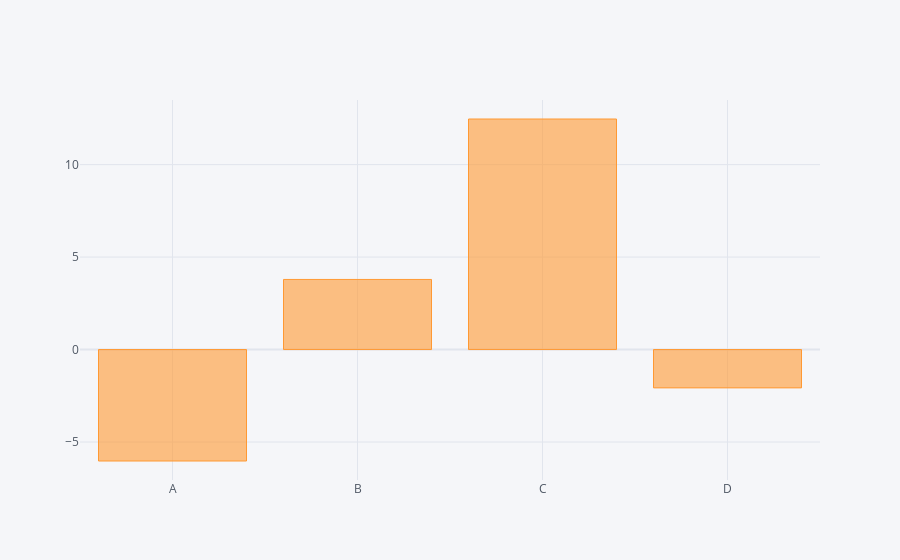

This figure's notebook cell:
### Code cell
# df.count().iplot(kind='bar')
#do  aggregate to make sense
df.sum().iplot(kind='bar')

### Figure 1 — Plotly figure (JSON) as saved in the notebook; plotly's stock layout.template omitted (floating-point values rounded to 4 significant figures)
{"data": [{"marker": {"color": "rgba(255, 153, 51, 0.6)", "line": {"color": "rgba(255, 153, 51, 1.0)", "width": 1}}, "name": "None", "orientation": "v", "text": "", "type": "bar", "x": ["A", "B", "C", "D"], "y": [-6.026, 3.79, 12.47, -2.072]}], "layout": {"legend": {"bgcolor": "#F5F6F9", "font": {"color": "#4D5663"}}, "paper_bgcolor": "#F5F6F9", "plot_bgcolor": "#F5F6F9", "title": {"font": {"color": "#4D5663"}}, "xaxis": {"gridcolor": "#E1E5ED", "showgrid": true, "tickfont": {"color": "#4D5663"}, "title": {"font": {"color": "#4D5663"}, "text": ""}, "zerolinecolor": "#E1E5ED"}, "yaxis": {"gridcolor": "#E1E5ED", "showgrid": true, "tickfont": {"color": "#4D5663"}, "title": {"font": {"color": "#4D5663"}, "text": ""}, "zerolinecolor": "#E1E5ED"}}}
